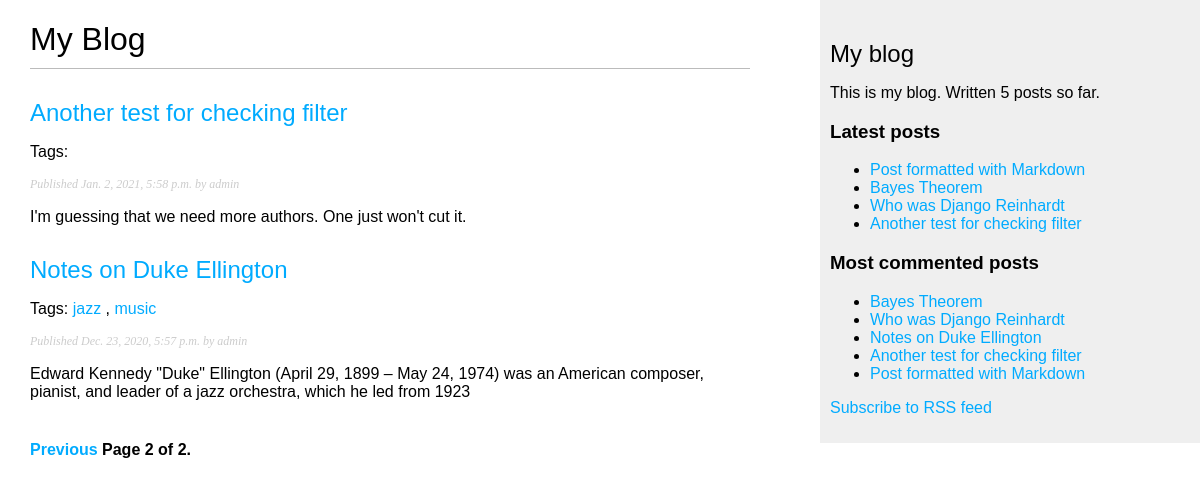
Screenshot of /blog/?page=2 with the database file from the repository.
### blog/models.py (models this page shows, shortened)
class Post(models.Model):
    STATUS_CHOICES = (
        ('draft', 'Draft'),
        ('published', 'Published'),
        )
    title = models.CharField(max_length=250)
    slug = models.SlugField(max_length=250, unique_for_date='publish')
    author = models.ForeignKey(User, on_delete=models.CASCADE, related_name='blog_posts')
    body = models.TextField()
    publish = models.DateTimeField(default=timezone.now)
    created = models.DateTimeField(auto_now_add=True)
    updated = models.DateTimeField(auto_now=True)
    status = models.CharField(max_length=10, choices=STATUS_CHOICES, default='draft')
    tags = TaggableManager()
    class Meta:
        ordering = ('-publish',)
    objects = models.Manager() # The default manager.
    published = PublishedManager() # Our custom manager.
    def get_absolute_url(self):
        return reverse('blog:post_detail', args=[self.publish.year, self.publish.month, self.publish.day, self.slug])

### blog/views.py (the view)
# urls.py: path('', views.post_list, name='post_list'),
def post_list(request, tag_slug=None):
    object_list = Post.published.all()
    tag = None
    if tag_slug:
        tag = get_object_or_404(Tag, slug=tag_slug)
        object_list = object_list.filter(tags__in=[tag])
    paginator = Paginator(object_list, 3) # 3 posts in each page
    page = request.GET.get('page')
    try:
        posts = paginator.page(page)
    except PageNotAnInteger:
        posts = paginator.page(1)
    except EmptyPage:
        posts = paginator.page(paginator.num_pages)
    return render(request, 'blog/post/list.html', {'page': page, 'posts': posts, 'tag': tag})

### blog/models.py (called while the page is built)
    def get_queryset(self):
        return super(PublishedManager,self).get_queryset().filter(status='published')

### blog/templatetags/blog_tags.py (called while the page is built)
@register.simple_tag
def total_posts():
    return Post.published.count()

@register.inclusion_tag('blog/post/latest_posts.html')
def show_latest_posts(count=5):
    latest_posts = Post.published.order_by('-publish')[:count]
    return {'latest_posts': latest_posts}

@register.simple_tag
def get_most_commented_posts(count=5):
    return Post.published.annotate(total_comments=Count('comments')).order_by('-total_comments')[:count]

@register.filter(name='markdown')
def markdown_format(text):
    return mark_safe(markdown.markdown(text))

### blog/templates/blog/post/list.html (shortened to what this page needs)
{% extends "blog/base.html" %}
{% load blog_tags %}
{% block content %}
<h1>My Blog</h1>
{% for post in posts %}
<h2>
<a href="{{ post.get_absolute_url }}">
{{ post.title }}
</a>
</h2>
<p class="tags">
    Tags:
    {% for tag in post.tags.all %}
    <a href="{% url 'blog:post_list_by_tag' tag.slug %}">
    {{ tag.name }}
    </a>
    {% if not forloop.last %}, {% endif %}
    {% endfor %}
</p>
<p class="date">
Published {{ post.publish }} by {{ post.author }}
</p>
{{ post.body|markdown|truncatewords_html:30 }}
{% endfor %}
{% include "blog/pagination.html" with page=posts %}
{% endblock %}

### blog/templates/blog/base.html (shortened to what this page needs)
{% load blog_tags %}
{% load static %}
<!DOCTYPE html>
<html>
<head>
<link href="{% static 'css/blog.css' %}" rel="stylesheet">
</head>
<body>
<div id="content">
{% block content %}
{% endblock %}
</div>
<div id="sidebar">
<h2>My blog</h2>
<p>This is my blog. Written {% total_posts %} posts so far.</p>
<h3>Latest posts</h3>
{% show_latest_posts 4 %}
<h3>Most commented posts</h3>
{% get_most_commented_posts as most_commented_posts %}
<ul>
{% for post in most_commented_posts %}
<li>
<a href="{{ post.get_absolute_url }}">{{ post.title }}</a>
</li>
{% endfor %}
</ul>
<p>
<a href="{% url 'blog:post_feed' %}">Subscribe to RSS feed</a>
</p>
</div>
</body>
</html>

### blog/templates/blog/post/latest_posts.html
<ul>
    {% for post in latest_posts %}
    <li>
    <a href="{{ post.get_absolute_url }}">{{ post.title }}</a>
    </li>
    {% endfor %}
</ul>

### blog/static/css/blog.css (style rules this page uses)
body { margin:0; padding:0; font-family:helvetica, sans-serif; }
a { color:#00abff; text-decoration:none; }
h1 { font-weight:normal; border-bottom:1px solid #bbb; padding:0 0 10px 0; }
h2 { font-weight:normal; margin:30px 0 0; }
#content { float:left; width:60%; padding:0 0 0 30px; }
#sidebar { float:right; width:30%; padding:10px; background:#efefef; height:100%; }
p.date { color:#ccc; font-family: georgia, serif; font-size: 12px; font-style: italic; }

### rows the page displays
Post: title "Another test for checking filter", publish "Jan. 2, 2021, 5:58 p.m.", author "admin", body "I'm guessing that we need more authors. One just won't cut it."
Post: title "Notes on Duke Ellington", publish "Dec. 23, 2020, 5:57 p.m.", author "admin", body "Edward Kennedy \"Duke\" Ellington (April 29, 1899 – May 24, 1974) was an American composer, pianist, and leader of a jazz orchestra, which he led from 1923"
Tag: name "jazz"
Tag: name "music"
Post: title "Post formatted with Markdown"
Post: title "Bayes Theorem"
Post: title "Who was Django Reinhardt"

### other values shown
{{ page.number }} "2"
{{ page.paginator.num_pages }} "2"
